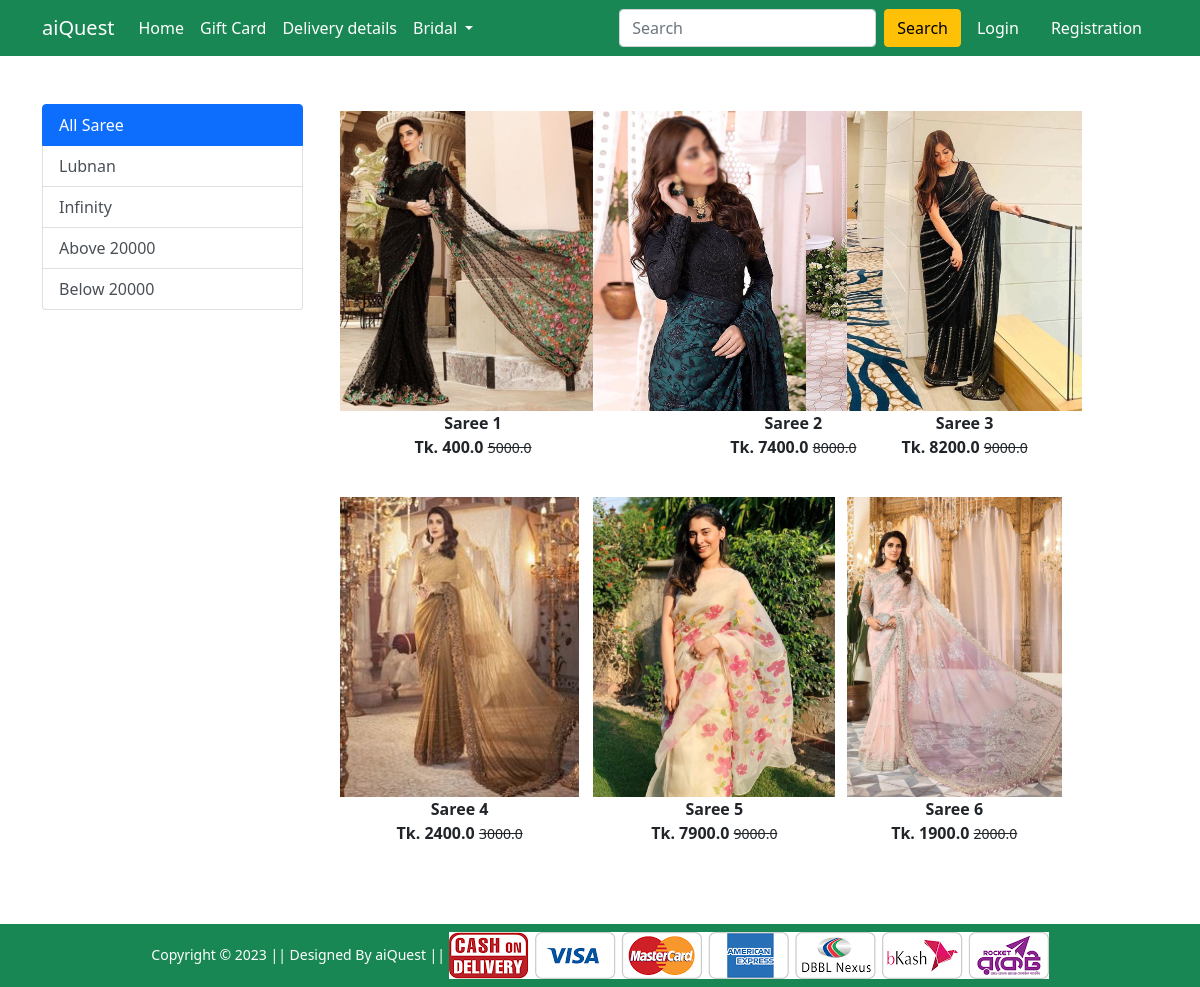
The app's page /saree/, older data.
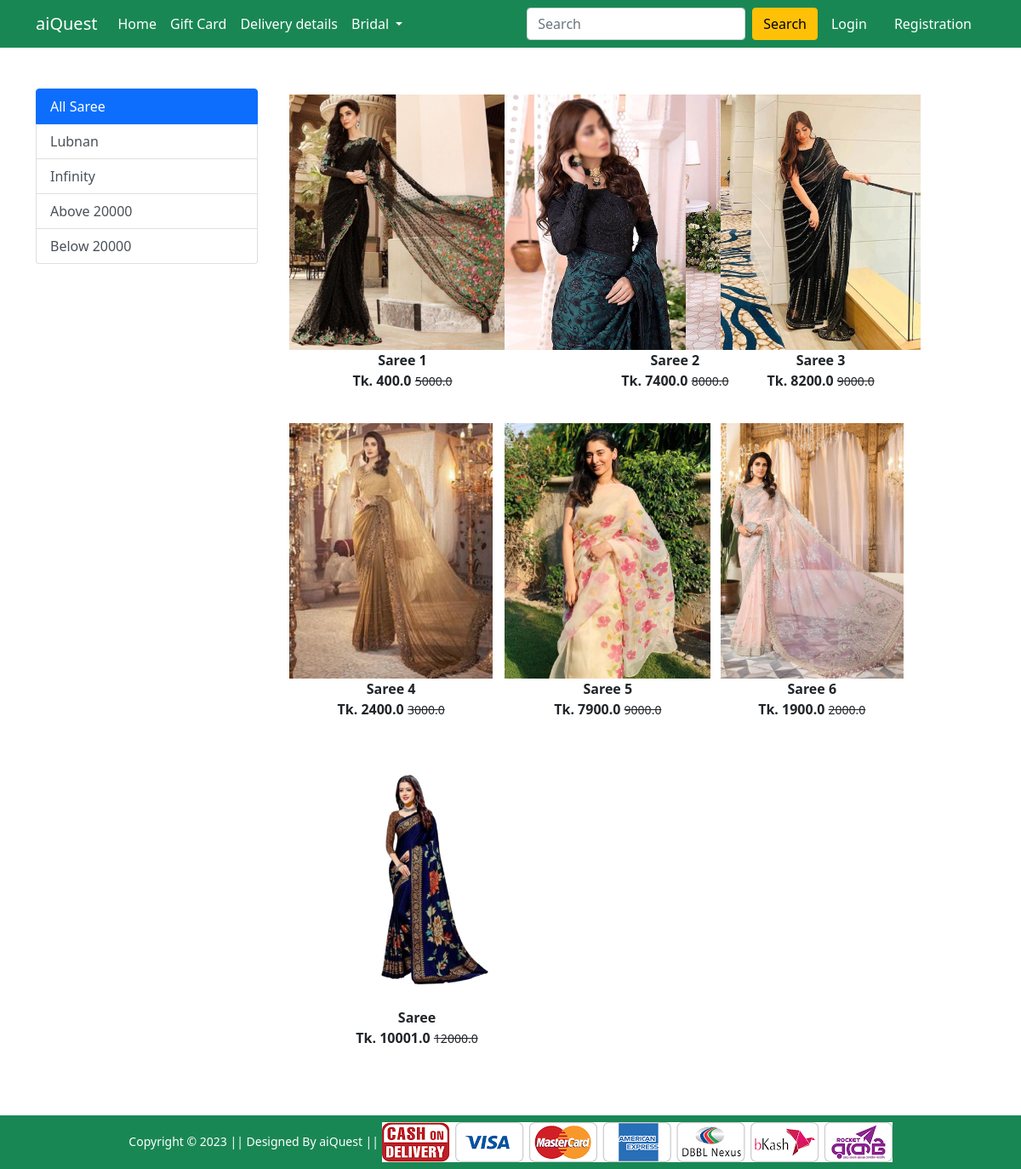
The same page, newer data.
### Shop/models.py (models this page shows, shortened)
class Product(models.Model):
    title = models.CharField(max_length=100)
    selling_price = models.FloatField()
    discounted_price = models.FloatField()
    description = models.TextField()
    brand = models.CharField(max_length=100)
    category = models.CharField(choices=CATEGORY_CHOICES,max_length=2)
    product_image = models.ImageField(upload_to='productimg')

### Shop/views.py (the view)
# urls.py: path('saree/', views.saree, name = 'saree'),
def saree(request, data = None):
 if data == None:
  saree = Product.objects.filter(category="S")
 elif data == 'lubnan' or data == 'infinity':
  saree = Product.objects.filter(category="S").filter(brand = data)
 return render(request, 'Shop/saree.html', {'saree': saree})

### Shop/templates/Shop/saree.html (shortened to what this page needs)
{% extends 'Shop/base.html' %}
{% load static %}
{% block main-content %}
<div class="container my-5">
    <div class="row">
        <div class="col-sm-3">
            <div class="list-group">
                <a href="{% url 'saree' %}" class="list-group-item list-group-item-action active" aria-current="true">
                    All Saree
                </a>
                <a href="{% url 'lehengaitem' 'lubnan' %}" class="list-group-item list-group-item-action">Lubnan</a>
                <a href="{% url 'lehengaitem' 'infinity' %}" class="list-group-item list-group-item-action">Infinity</a>
                <a href="{% url 'lehengaitem' 'above' %}" class="list-group-item list-group-item-action">Above 20000</a>
                <a href="{% url 'lehengaitem' 'below' %}" class="list-group-item list-group-item-action">Below 20000</a>
            </div>
        </div>
        <div class="col-sm-8">
            <div class="row">
                {% for product in saree %}
                <div class="col-sm-4 text-center mb-4">
                    <a href="{% url 'product-detail' product.id %}" class="btn">
                        <div class="item">
                            <img src="{{product.product_image.url}}" alt="" height="300" class="">
                            <div class="fw-bold">{{product.title}}</div>
                            <div class="fw-bold">Tk. {{product.discounted_price}} <small
                                    class="fw-light text-decoration-line-through">{{product.selling_price}}</small>
                            </div>
                        </div>
                    </a>
                </div>
                {% endfor %}
            </div>
        </div>
    </div>
</div>
{% endblock main-content %}

Row changes from the older to the newer data that the page shows:
added Product: product_image (picture), title "Saree", discounted_price "10001.0", selling_price "12000.0"
